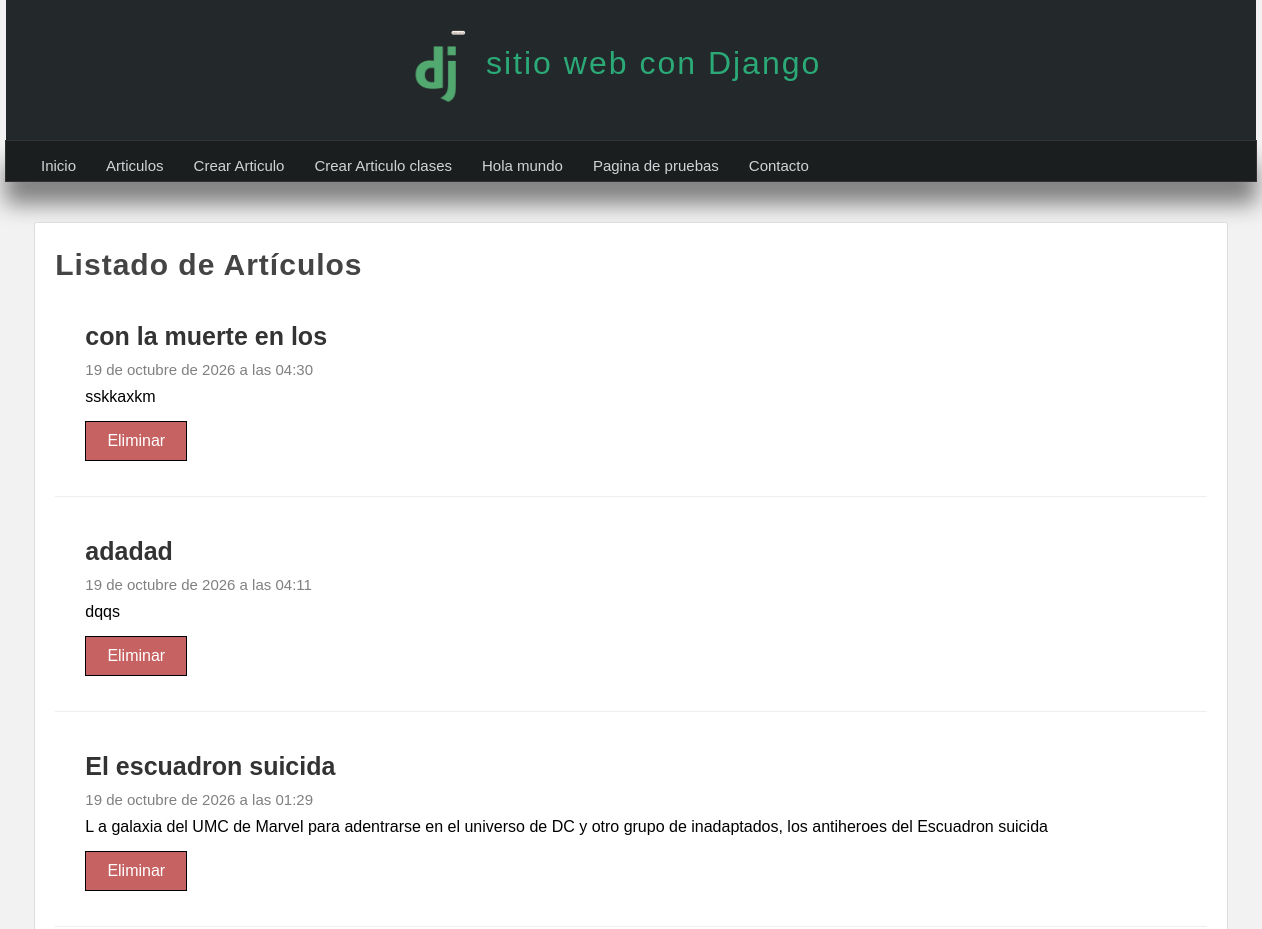
The app's page /articulo/ (upper part), older data.
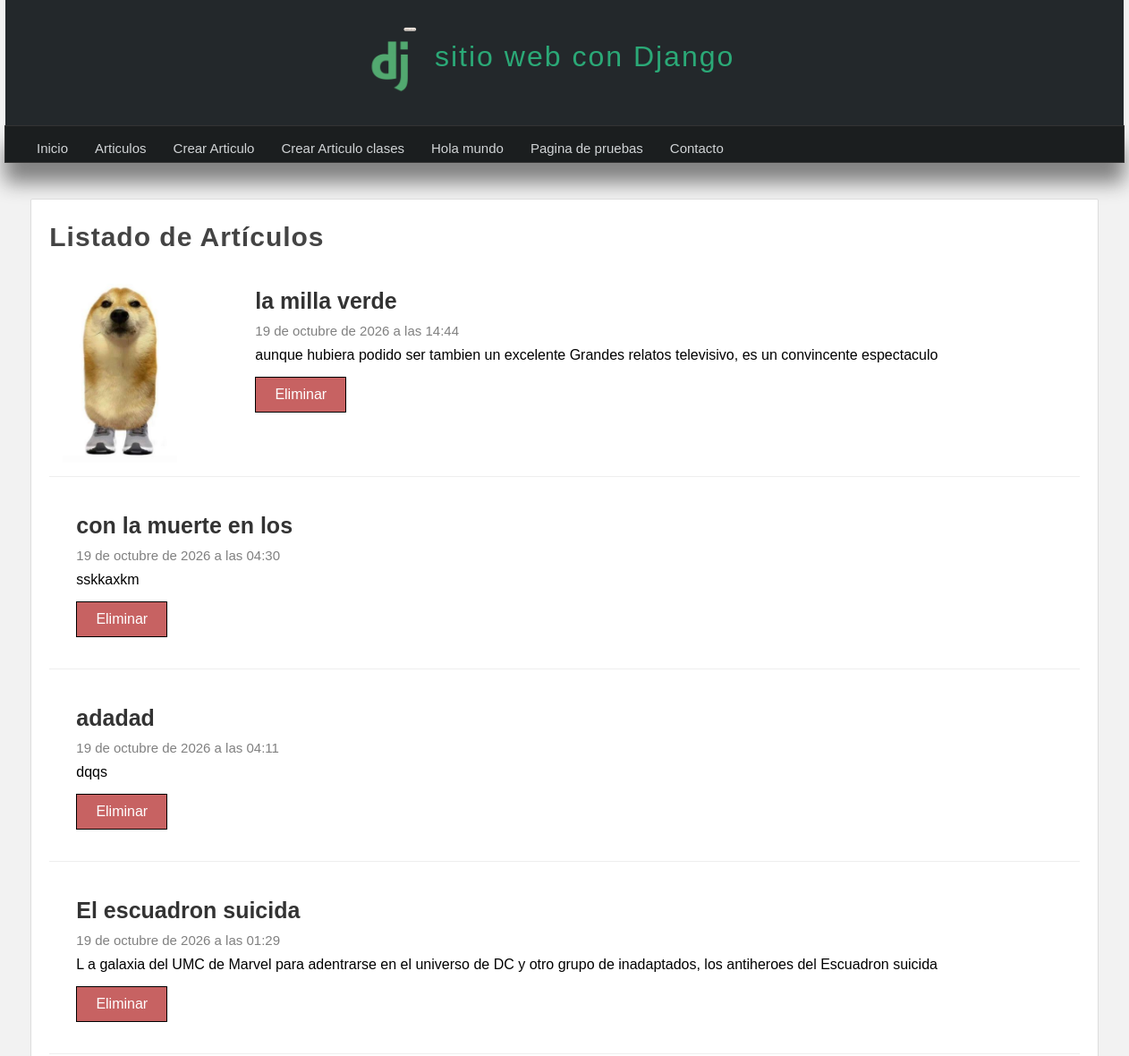
The same page, newer data.
### miapp/models.py (models this page shows, shortened)
class Article(models.Model):
    title = models.CharField(max_length=150, verbose_name='Título')
    content = models.TextField(verbose_name='Contenido')
    image = models.ImageField(default='null', verbose_name='Imagen', upload_to="articles")
    public = models.BooleanField(verbose_name='¿Publicado?')
    created_at = models.DateTimeField(auto_now_add=True)
    updated_at = models.DateTimeField(auto_now=True)
    class Meta:
        verbose_name = 'Artículo'
        verbose_name_plural = 'Artículos'

### miapp/views.py (the view)
# urls.py: path('articulo/', views.articulos, name="articulo" ),
def articulos(request): #creacion de la vista articulos
    articulos = Article.objects.filter(public=True).order_by('-id') #En este caso no usamos el metodo get si no el metodo all()
    """
    #Consultas con condiciones filter para filtrar por un valor especifico
    articulos = Article.objects.filter(title_contains = "Tiburón")

    #Realizar una consulta que muestre solo los esten publicados y excluya bajo una condición
    articulos = Article.objects.filter(title = "Tiburón",).exclude(public=True)

    #Consulta ejecutando SQL
    articulos = Article.objects.raw("SELECT * FROM miapp_articulo WHERE title='Tiburón' AND public=1")

    #Consulta utilizando el ORM con Q
    articulos = Article.objects.filter(
        Q(title_contains="John") | Q(title_contains="Señor")
    )
    """
    return render(request, 'articulos.html', {
        'articulos' : articulos #pasamos el request, 'articulos.html' y como tercer parametro 'articulos' : articulos pasamos un diccionario con las variables que deseamos mostrar
    })

### miapp/templates/articulos.html (shortened to what this page needs)
{% extends 'layout.html' %}
{% block content %}
<h1 class="title">Listado de Artículos</h1>
    {% for articulo in articulos %}
        <article class="article-item">
            {% if articulo.image != 'null' and articulo.image.url|length >= 1 %}
                <div class="image">
                    <img src="{{articulo.image.url}}"/>
                </div>
            {% endif %}
            <div class="data">
                <h2>{{articulo.title}}</h2>
                <span class="date">{{articulo.created_at}}</span>
                <p>
                    {{articulo.content}}
                    <a href = "{% url 'borrar' id=articulo.id %}" class="btn btn-delete">Eliminar</a>
                </p>
            </div>
        </article>
    {% endfor %}
{% endblock %}

Row changes from the older to the newer data that the page shows:
added Article: image (picture), title "la milla verde", created_at "19 de octubre de 2026 a las 14:44", content "aunque hubiera podido ser tambien un excelente Grandes relatos televisivo, es un convincente espectaculo"
